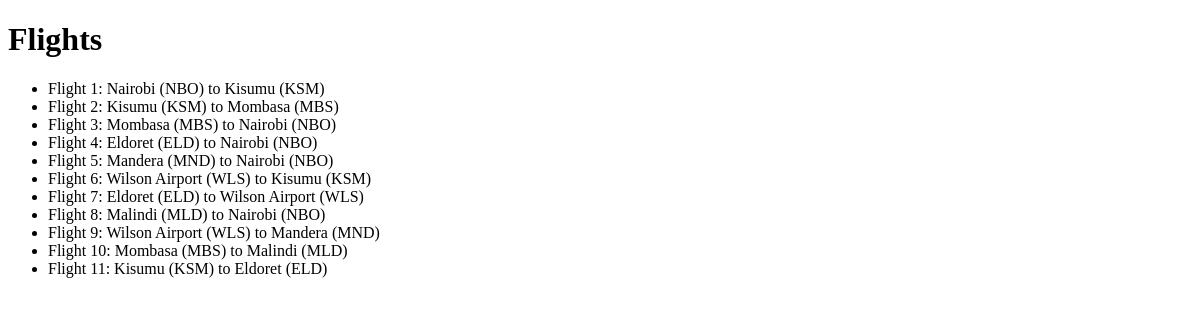
The page /flights/ on the database as committed earlier.
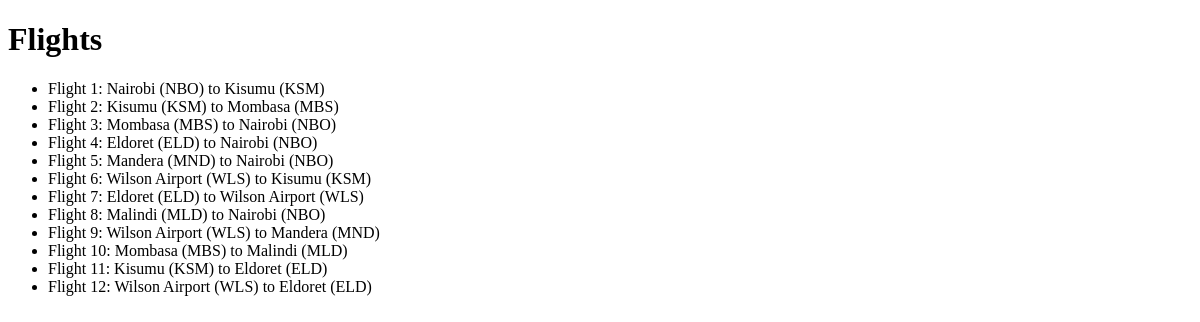
The same page on the database as committed later.
### flights/models.py (models this page shows, shortened)
class Flight(models.Model):
    origin = models.ForeignKey(Airport, on_delete=models.CASCADE, related_name="departures")
    destination = models.ForeignKey(Airport, on_delete=models.CASCADE, related_name="arrivals")
    duration = models.IntegerField()

class Airport(models.Model):
    code = models.CharField(max_length=5)
    city = models.CharField(max_length=100)
    def __str__(self):
        return f"{self.city} ({self.code})"

### flights/views.py (the view)
# urls.py: path("", views.index, name="index")
def index(request):
    return render(request, "flights/index.html", {
        "flights": Flight.objects.all()
    })

### flights/templates/flights/index.html (shortened to what this page needs)
<!doctype html>
<html lang="en">
<head>
</head>
<body>
      <h1>Flights</h1>
        <ul>
            {% for flight in flights %}
                <li> Flight {{ flight.id }}: {{ flight.origin }} to {{ flight.destination }}</li>
            {% endfor %}
        </ul>
</body>
</html>

Rows that differ between the two databases and show on the page:
added Flight: id "12", origin "Wilson Airport (WLS)", destination "Eldoret (ELD)"
